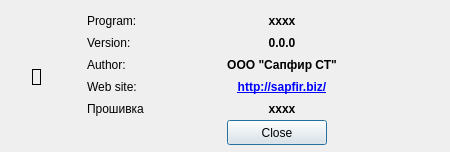
<?xml version="1.0" encoding="UTF-8"?>
<ui version="4.0">
 <class>frmAbout</class>
 <widget class="QDialog" name="frmAbout">
  <property name="geometry">
   <rect>
    <x>0</x>
    <y>0</y>
    <width>450</width>
    <height>152</height>
   </rect>
  </property>
  <property name="windowTitle">
   <string>О программе</string>
  </property>
  <widget class="QWidget" name="horizontalLayoutWidget_6">
   <property name="geometry">
    <rect>
     <x>10</x>
     <y>10</y>
     <width>431</width>
     <height>135</height>
    </rect>
   </property>
   <layout class="QHBoxLayout" name="horizontalLayout_7">
    <item>
     <widget class="QLabel" name="lblImage">
      <property name="sizePolicy">
       <sizepolicy hsizetype="Fixed" vsizetype="Fixed">
        <horstretch>0</horstretch>
        <verstretch>0</verstretch>
       </sizepolicy>
      </property>
      <property name="minimumSize">
       <size>
        <width>1</width>
        <height>0</height>
       </size>
      </property>
      <property name="autoFillBackground">
       <bool>true</bool>
      </property>
      <property name="frameShape">
       <enum>QFrame::Box</enum>
      </property>
      <property name="text">
       <string/>
      </property>
      <property name="textFormat">
       <enum>Qt::PlainText</enum>
      </property>
      <property name="pixmap">
       <pixmap resource="../qrc/door_sensor.qrc">:/Images/sapfir64.png</pixmap>
      </property>
      <property name="alignment">
       <set>Qt::AlignCenter</set>
      </property>
     </widget>
    </item>
    <item>
     <layout class="QVBoxLayout" name="verticalLayout" stretch="0">
      <property name="spacing">
       <number>0</number>
      </property>
      <property name="sizeConstraint">
       <enum>QLayout::SetMinimumSize</enum>
      </property>
      <property name="leftMargin">
       <number>0</number>
      </property>
      <property name="rightMargin">
       <number>0</number>
      </property>
      <property name="bottomMargin">
       <number>0</number>
      </property>
      <item>
       <layout class="QHBoxLayout" name="horizontalLayout_8">
        <property name="spacing">
         <number>0</number>
        </property>
        <property name="sizeConstraint">
         <enum>QLayout::SetFixedSize</enum>
        </property>
        <property name="leftMargin">
         <number>9</number>
        </property>
        <property name="topMargin">
         <number>0</number>
        </property>
        <property name="rightMargin">
         <number>0</number>
        </property>
        <property name="bottomMargin">
         <number>0</number>
        </property>
        <item>
         <layout class="QGridLayout" name="gridLayout" rowstretch="0,0,0,0,0,0" columnstretch="0,0" rowminimumheight="0,0,0,0,0,0">
          <property name="leftMargin">
           <number>9</number>
          </property>
          <property name="topMargin">
           <number>0</number>
          </property>
          <property name="rightMargin">
           <number>80</number>
          </property>
          <property name="bottomMargin">
           <number>0</number>
          </property>
          <property name="horizontalSpacing">
           <number>50</number>
          </property>
          <property name="verticalSpacing">
           <number>0</number>
          </property>
          <item row="1" column="0">
           <widget class="QLabel" name="lblVersionCap">
            <property name="maximumSize">
             <size>
              <width>100</width>
              <height>16777215</height>
             </size>
            </property>
            <property name="text">
             <string>Version:</string>
            </property>
           </widget>
          </item>
          <item row="3" column="0">
           <widget class="QLabel" name="lblSiteCap">
            <property name="maximumSize">
             <size>
              <width>100</width>
              <height>16777215</height>
             </size>
            </property>
            <property name="text">
             <string>Web site:</string>
            </property>
           </widget>
          </item>
          <item row="5" column="1">
           <widget class="QPushButton" name="btnClose">
            <property name="minimumSize">
             <size>
              <width>100</width>
              <height>25</height>
             </size>
            </property>
            <property name="maximumSize">
             <size>
              <width>100</width>
              <height>16777215</height>
             </size>
            </property>
            <property name="text">
             <string>Close</string>
            </property>
           </widget>
          </item>
          <item row="0" column="0">
           <widget class="QLabel" name="lblProgNameCap">
            <property name="maximumSize">
             <size>
              <width>100</width>
              <height>16777215</height>
             </size>
            </property>
            <property name="text">
             <string>Program:</string>
            </property>
           </widget>
          </item>
          <item row="0" column="1">
           <widget class="QLabel" name="lblProgNam">
            <property name="font">
             <font>
              <weight>75</weight>
              <bold>true</bold>
             </font>
            </property>
            <property name="text">
             <string>xxxx</string>
            </property>
            <property name="alignment">
             <set>Qt::AlignCenter</set>
            </property>
            <property name="openExternalLinks">
             <bool>true</bool>
            </property>
            <property name="textInteractionFlags">
             <set>Qt::TextSelectableByKeyboard|Qt::TextSelectableByMouse</set>
            </property>
           </widget>
          </item>
          <item row="1" column="1">
           <widget class="QLabel" name="lblVersion">
            <property name="font">
             <font>
              <weight>75</weight>
              <bold>true</bold>
             </font>
            </property>
            <property name="text">
             <string>0.0.0</string>
            </property>
            <property name="alignment">
             <set>Qt::AlignCenter</set>
            </property>
            <property name="openExternalLinks">
             <bool>true</bool>
            </property>
            <property name="textInteractionFlags">
             <set>Qt::TextSelectableByKeyboard|Qt::TextSelectableByMouse</set>
            </property>
           </widget>
          </item>
          <item row="3" column="1">
           <widget class="QLabel" name="lblSite">
            <property name="font">
             <font>
              <weight>75</weight>
              <bold>true</bold>
              <underline>false</underline>
             </font>
            </property>
            <property name="text">
             <string>&lt;html&gt;&lt;head/&gt;&lt;body&gt;&lt;p&gt;&lt;a href=&quot;http://sapfir.biz&quot;&gt;&lt;span style=&quot; text-decoration: underline; color:#0000ff;&quot;&gt;http://sapfir.biz/&lt;/span&gt;&lt;/a&gt;&lt;/p&gt;&lt;/body&gt;&lt;/html&gt;</string>
            </property>
            <property name="alignment">
             <set>Qt::AlignCenter</set>
            </property>
            <property name="openExternalLinks">
             <bool>true</bool>
            </property>
            <property name="textInteractionFlags">
             <set>Qt::LinksAccessibleByKeyboard|Qt::LinksAccessibleByMouse|Qt::TextBrowserInteraction|Qt::TextSelectableByKeyboard|Qt::TextSelectableByMouse</set>
            </property>
           </widget>
          </item>
          <item row="2" column="1">
           <widget class="QLabel" name="lblAuthor">
            <property name="font">
             <font>
              <weight>75</weight>
              <bold>true</bold>
             </font>
            </property>
            <property name="text">
             <string>ООО &quot;Сапфир СТ&quot;</string>
            </property>
            <property name="alignment">
             <set>Qt::AlignCenter</set>
            </property>
            <property name="openExternalLinks">
             <bool>true</bool>
            </property>
            <property name="textInteractionFlags">
             <set>Qt::TextSelectableByKeyboard|Qt::TextSelectableByMouse</set>
            </property>
           </widget>
          </item>
          <item row="2" column="0">
           <widget class="QLabel" name="lblAuthorCap">
            <property name="maximumSize">
             <size>
              <width>100</width>
              <height>16777215</height>
             </size>
            </property>
            <property name="text">
             <string>Author:</string>
            </property>
           </widget>
          </item>
          <item row="4" column="1">
           <widget class="QLabel" name="lblProgDevice">
            <property name="font">
             <font>
              <weight>75</weight>
              <bold>true</bold>
             </font>
            </property>
            <property name="text">
             <string>xxxx</string>
            </property>
            <property name="alignment">
             <set>Qt::AlignCenter</set>
            </property>
            <property name="openExternalLinks">
             <bool>true</bool>
            </property>
            <property name="textInteractionFlags">
             <set>Qt::TextSelectableByKeyboard|Qt::TextSelectableByMouse</set>
            </property>
           </widget>
          </item>
          <item row="4" column="0">
           <widget class="QLabel" name="lblProgNameCap_2">
            <property name="maximumSize">
             <size>
              <width>100</width>
              <height>16777215</height>
             </size>
            </property>
            <property name="text">
             <string>Прошивка</string>
            </property>
           </widget>
          </item>
         </layout>
        </item>
       </layout>
      </item>
     </layout>
    </item>
   </layout>
  </widget>
  <zorder>horizontalLayoutWidget_6</zorder>
  <zorder>lblImage</zorder>
 </widget>
 <resources>
  <include location="../qrc/door_sensor.qrc"/>
 </resources>
 <connections/>
</ui>
